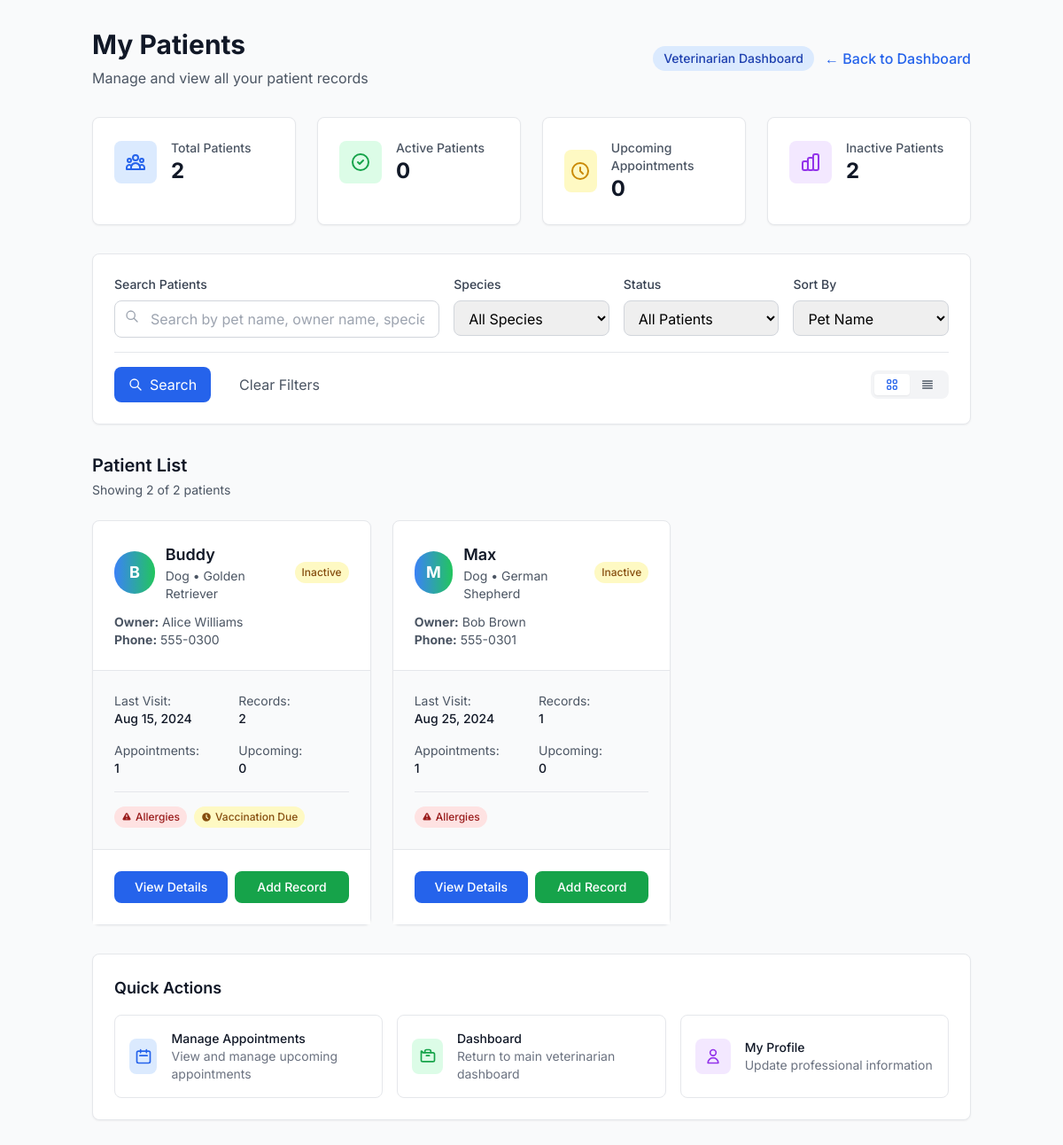
Screenshot of /patients.php (signed in) with the database file from the repository.
### tables this page shows
CREATE TABLE pets (
    id INT AUTO_INCREMENT PRIMARY KEY,
    owner_id INT NOT NULL,
    name VARCHAR(100) NOT NULL,
    species VARCHAR(50) NOT NULL,
    breed VARCHAR(100),
    gender ENUM('male', 'female', 'unknown') DEFAULT 'unknown',
    dob DATE,
    weight DECIMAL(5,2),  
    color VARCHAR(100),
    microchip_id VARCHAR(50) UNIQUE,
    is_spayed_neutered BOOLEAN DEFAULT FALSE,
    allergies TEXT,
    medications TEXT,
    special_needs TEXT,
    notes TEXT,  
    emergency_contact VARCHAR(255),
    emergency_phone VARCHAR(20),
    photo_url VARCHAR(500),
    is_active BOOLEAN DEFAULT TRUE,
    created_at TIMESTAMP DEFAULT CURRENT_TIMESTAMP,
    updated_at TIMESTAMP DEFAULT CURRENT_TIMESTAMP ON UPDATE CURRENT_TIMESTAMP,
    FOREIGN KEY (owner_id) REFERENCES users(id) ON DELETE CASCADE
);

CREATE TABLE users (
    id INT AUTO_INCREMENT PRIMARY KEY,
    email VARCHAR(255) UNIQUE NOT NULL,
    password VARCHAR(255) NOT NULL,
    role ENUM('pet_owner', 'veterinarian', 'admin') DEFAULT 'pet_owner',
    name VARCHAR(255),  
    first_name VARCHAR(100) NOT NULL,
    last_name VARCHAR(100) NOT NULL,
    phone VARCHAR(20),
    address TEXT,
    city VARCHAR(100),
    state VARCHAR(50),
    zip_code VARCHAR(10),
    bio TEXT,
    emergency_contact VARCHAR(255),
    emergency_phone VARCHAR(20),
    is_active BOOLEAN DEFAULT TRUE,
    email_verified BOOLEAN DEFAULT FALSE,
    last_login TIMESTAMP NULL,
    notification_preferences JSON,
    privacy_settings JSON,
    deletion_requested BOOLEAN DEFAULT FALSE,
    deletion_reason TEXT,
    deletion_requested_at TIMESTAMP NULL,
    created_at TIMESTAMP DEFAULT CURRENT_TIMESTAMP,
    updated_at TIMESTAMP DEFAULT CURRENT_TIMESTAMP ON UPDATE CURRENT_TIMESTAMP
);

### patients.php (the view, shortened to what the rows shown need)
<?php
require 'db.php';
$user_id = $_SESSION['user_id'];
$search = $_GET['search'] ?? '';
$species_filter = $_GET['species'] ?? '';
$status_filter = $_GET['status'] ?? '';
$sort_by = $_GET['sort'] ?? 'name';
$view_mode = $_GET['view'] ?? 'grid';
$base_query = "
    SELECT DISTINCT p.id, p.name, p.species, p.breed, p.dob, p.weight, p.color, p.photo_url,
           p.allergies, p.medications, p.special_needs, p.microchip_id,
           u.first_name as owner_first_name, u.last_name as owner_last_name,
           u.email as owner_email, u.phone as owner_phone, u.address as owner_address,
           MAX(a.appointment_date) as last_appointment,
           MAX(hr.record_date) as last_health_record,
           COUNT(DISTINCT a.id) as total_appointments,
           COUNT(DISTINCT hr.id) as total_health_records,
           COUNT(DISTINCT CASE WHEN a.appointment_date >= CURDATE() AND a.status IN ('confirmed', 'pending') THEN a.id END) as upcoming_appointments,
           COUNT(DISTINCT CASE WHEN v.next_due_date >= CURDATE() THEN v.id END) as due_vaccinations,
           CASE
               WHEN MAX(a.appointment_date) > DATE_SUB(NOW(), INTERVAL 6 MONTH)
                 OR MAX(hr.record_date) > DATE_SUB(NOW(), INTERVAL 6 MONTH)
               THEN 'active'
               WHEN MAX(a.appointment_date) > DATE_SUB(NOW(), INTERVAL 12 MONTH)
                 OR MAX(hr.record_date) > DATE_SUB(NOW(), INTERVAL 12 MONTH)
               THEN 'inactive'
               ELSE 'archived'
           END as patient_status
    FROM pets p
    JOIN users u ON p.owner_id = u.id
    LEFT JOIN appointments a ON p.id = a.pet_id AND a.veterinarian_id = ?
    LEFT JOIN health_records hr ON p.id = hr.pet_id AND hr.veterinarian_id = ?
    LEFT JOIN vaccinations v ON p.id = v.pet_id AND v.veterinarian_id = ?
    WHERE (a.id IS NOT NULL OR hr.id IS NOT NULL OR v.id IS NOT NULL)
";
$params = [$user_id, $user_id, $user_id];
$param_types = "iii";
$base_query .= " GROUP BY p.id";
switch ($sort_by) {
    case 'name':
        $base_query .= " ORDER BY p.name ASC";
        break;
}
$stmt = $conn->prepare($base_query);
$stmt->bind_param($param_types, ...$params);
$stmt->execute();
$patients = $stmt->get_result()->fetch_all(MYSQLI_ASSOC);
?>
<!DOCTYPE html>
<html lang="en">
<head>
    <script src="https://cdn.tailwindcss.com"></script>
</head>
<body class="bg-gray-50 font-sans">
    <div class="container mx-auto px-4 py-8">
        <div class="mb-8">
            <div class="flex items-center justify-between">
                <div>
                    <h1 class="text-3xl font-bold text-gray-900 mb-2">My Patients</h1>
                </div>
            </div>
        </div>
        <div class="flex items-center justify-between mb-6">
            <div>
                <h2 class="text-xl font-semibold text-gray-900">
                    Patient List
                </h2>
            </div>
        </div>
        <?php if (empty($patients)): ?>
            <div class="bg-white rounded-lg shadow-sm border border-gray-200 p-12 text-center">
                <svg class="mx-auto h-12 w-12 text-gray-400 mb-4" fill="none" stroke="currentColor" viewBox="0 0 24 24">
                    <path stroke-linecap="round" stroke-linejoin="round" stroke-width="2" d="M17 20h5v-2a3 3 0 00-5.356-1.857M17 20H7m10 0v-2c0-.656-.126-1.283-.356-1.857M7 20H2v-2a3 3 0 015.356-1.857M7 20v-2c0-.656.126-1.283.356-1.857m0 0a5.002 5.002 0 019.288 0M15 7a3 3 0 11-6 0 3 3 0 016 0zm6 3a2 2 0 11-4 0 2 2 0 014 0zM7 10a2 2 0 11-4 0 2 2 0 014 0z"></path>
                </svg>
                <h3 class="text-lg font-medium text-gray-900 mb-2">No patients found</h3>
                <p class="text-gray-500 mb-4">
                    <?php if (!empty($search) || !empty($species_filter) || !empty($status_filter)): ?>
                        Try adjusting your search criteria or clearing the filters.
                    <?php else: ?>
                        Patients will appear here after you see them for appointments or add health records.
                    <?php endif; ?>
                </p>
                <?php if (!empty($search) || !empty($species_filter) || !empty($status_filter)): ?>
                    <a href="patients.php" class="text-blue-600 hover:text-blue-700 font-medium">Clear all filters</a>
                <?php endif; ?>
            </div>
        <?php else: ?>
            <?php if ($view_mode === 'grid'): ?>
                <div class="grid md:grid-cols-2 lg:grid-cols-3 gap-6">
                    <?php foreach ($patients as $patient): ?>
                        <div class="bg-white rounded-lg shadow-sm border border-gray-200 hover:shadow-md transition-shadow duration-200">
                            <div class="p-6 border-b border-gray-200">
                                <div class="flex items-center justify-between mb-3">
                                    <div class="flex items-center space-x-3">
                                        <div class="w-12 h-12 bg-gradient-to-r from-blue-500 to-green-500 rounded-full flex items-center justify-center">
                                            <span class="text-white font-bold text-lg"><?php echo strtoupper(substr($patient['name'], 0, 1)); ?></span>
                                        </div>
                                        <div>
                                            <h3 class="text-lg font-semibold text-gray-900"><?php echo htmlspecialchars($patient['name']); ?></h3>
                                            <p class="text-sm text-gray-600"><?php echo htmlspecialchars($patient['species']); ?> • <?php echo htmlspecialchars($patient['breed'] ?? 'Mixed'); ?></p>
                                        </div>
                                    </div>
                                    <?php
                                    $status_colors = [
                                        'active' => 'bg-green-100 text-green-800',
                                        'inactive' => 'bg-yellow-100 text-yellow-800',
                                        'archived' => 'bg-gray-100 text-gray-800'
                                    ];
                                    ?>
                                    <span class="px-2 py-1 text-xs font-medium rounded-full <?php echo $status_colors[$patient['patient_status']]; ?>">
                                        <?php echo ucfirst($patient['patient_status']); ?>
                                    </span>
                                </div>
                                <div class="text-sm text-gray-600">
                                    <p><strong>Owner:</strong> <?php echo htmlspecialchars($patient['owner_first_name'] . ' ' . $patient['owner_last_name']); ?></p>
                                    <?php if ($patient['owner_phone']): ?>
                                        <p><strong>Phone:</strong> <?php echo htmlspecialchars($patient['owner_phone']); ?></p>
                                    <?php endif; ?>
                                </div>
                            </div>
                            <div class="p-6 bg-gray-50">
                                <div class="grid grid-cols-2 gap-4 text-sm">
                                    <div>
                                        <span class="text-gray-600">Last Visit:</span>
                                        <p class="font-medium text-gray-900">
                                            <?php
                                            $last_visit = max($patient['last_appointment'] ?? '1900-01-01', $patient['last_health_record'] ?? '1900-01-01');
                                            echo $last_visit && $last_visit !== '1900-01-01' ? date('M j, Y', strtotime($last_visit)) : 'Never';
                                            ?>
                                        </p>
                                    </div>
                                    <div>
                                        <span class="text-gray-600">Records:</span>
                                        <p class="font-medium text-gray-900"><?php echo $patient['total_health_records']; ?></p>
                                    </div>
                                    <div>
                                        <span class="text-gray-600">Appointments:</span>
                                        <p class="font-medium text-gray-900"><?php echo $patient['total_appointments']; ?></p>
                                    </div>
                                    <div>
                                        <span class="text-gray-600">Upcoming:</span>
                                        <p class="font-medium text-gray-900"><?php echo $patient['upcoming_appointments']; ?></p>
                                    </div>
                                </div>
                                <?php if ($patient['allergies'] || $patient['special_needs'] || $patient['due_vaccinations'] > 0): ?>
                                    <div class="mt-4 pt-4 border-t border-gray-200">
                                        <div class="flex flex-wrap gap-2">
                                            <?php if ($patient['allergies']): ?>
                                                <span class="inline-flex items-center px-2 py-1 rounded-full text-xs font-medium bg-red-100 text-red-800">
                                                    Allergies
                                                </span>
                                            <?php endif; ?>
                                            <?php if ($patient['due_vaccinations'] > 0): ?>
                                                <span class="inline-flex items-center px-2 py-1 rounded-full text-xs font-medium bg-yellow-100 text-yellow-800">
                                                    <svg class="w-3 h-3 mr-1" fill="currentColor" viewBox="0 0 20 20">
                                                        <path fill-rule="evenodd" d="M10 18a8 8 0 100-16 8 8 0 000 16zm1-12a1 1 0 10-2 0v4a1 1 0 00.293.707l2.828 2.829a1 1 0 101.415-1.415L11 9.586V6z" clip-rule="evenodd"></path>
                                                    </svg>
                                                    Vaccination Due
                                                </span>
                                            <?php endif; ?>
                                        </div>
                                    </div>
                                <?php endif; ?>
                            </div>
                            <div class="p-6 bg-white border-t border-gray-200">
                                <div class="flex space-x-2">
                                    <a href="vet_pet_details.php?pet_id=<?php echo $patient['id']; ?>"
                                       class="flex-1 bg-blue-600 text-white text-center px-3 py-2 rounded-lg hover:bg-blue-700 transition-colors duration-200 text-sm font-medium">
                                        View Details
                                    </a>
                                    <a href="vet_pet_details.php?pet_id=<?php echo $patient['id']; ?>&add_record=1"
                                       class="flex-1 bg-green-600 text-white text-center px-3 py-2 rounded-lg hover:bg-green-700 transition-colors duration-200 text-sm font-medium">
                                        Add Record
                                    </a>
                                </div>
                            </div>
                        </div>
                    <?php endforeach; ?>
                </div>
            <?php endif; ?>
        <?php endif; ?>
    </div>
</body>
</html>

### rows the page displays
pets: name "B", name "Buddy", species "Dog", breed "Golden Retriever", patient_status "Inactive", owner.last_name "Alice Williams", owner.phone "555-0300", last_visit "Aug 15, 2024", total_health_records "2", total_appointments "1", upcoming_appointments "0", allergies "None known" (drawn)
pets: name "M", name "Max", species "Dog", breed "German Shepherd", patient_status "Inactive", owner.last_name "Bob Brown", owner.phone "555-0301", last_visit "Aug 25, 2024", total_health_records "1", total_appointments "1", upcoming_appointments "0", allergies "Chicken" (drawn)

### other values shown
$total_patients "2"
$active_patients "0"
$upcoming_appointments "0"
$inactive_patients "2"
count($patients) "2"
